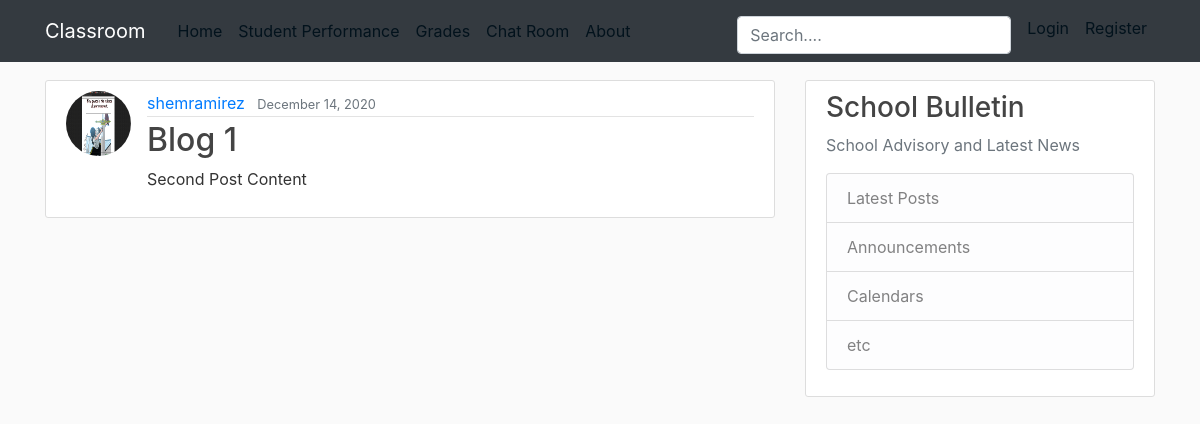
The page /post/2 on the database as committed earlier.
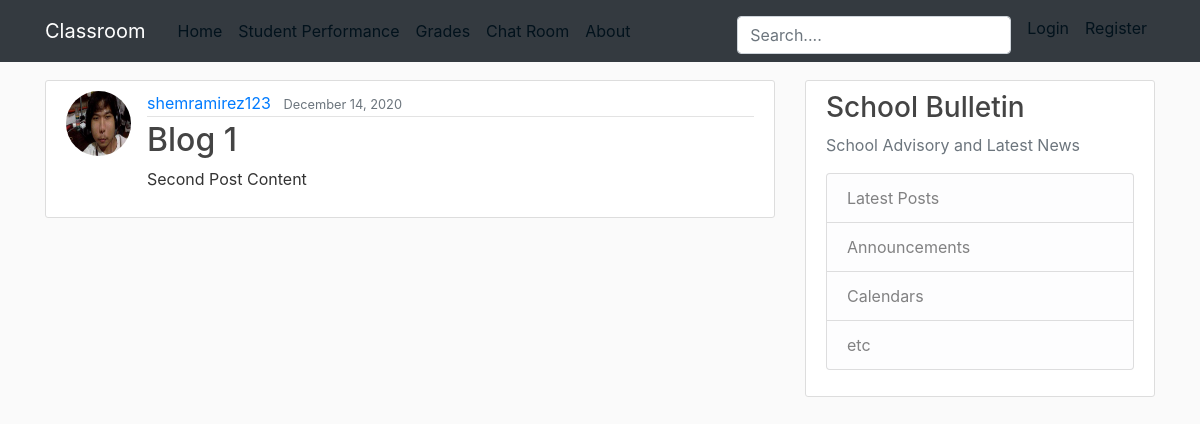
The same page on the database as committed later.
### blog/models.py (models this page shows, shortened)
class Post(models.Model):
    title = models.CharField(max_length=100)
    content = models.TextField()
    date_posted = models.DateTimeField(default=timezone.now)
    author = models.ForeignKey(User, on_delete=models.CASCADE)

### users/models.py (models this page shows, shortened)
class Profile(models.Model):
    user = models.OneToOneField(User, on_delete=models.CASCADE)
    image = models.ImageField(default='default.jpg', upload_to='profile_pics')

### blog/views.py (the view)
# urls.py: path('post/<int:pk>', PostDetailView.as_view(),name='post-detail'),
class PostDetailView(DetailView):
    model = Post

### blog/templates/blog/post_detail.html
{% extends "blog/base.html"%}
{% block content %}
 <article class="media content-section">
     <image class="rounded-circle article-img" src="{{ object.author.profile.image.url }}">
        <div class="media-body">
            <div class="article-metadata">
            <a class="mr-2" href="#">{{ object.author }}</a>
            <small class="text-muted">{{ object.date_posted|date:"F d, Y" }}</small>
            </div>
            <h2 class="article-title" href="{% url 'post-detail' post.id%}">{{ object.title }} </h2>
            <p class="articlej-content">{{ object.content }}</p>
        </div>
</article>
{% endblock content%}

Rows that differ between the two databases and show on the page:
changed through a linked row, Post "Blog 1": author.profile.image: a different picture; author "shemramirez" → "shemramirez123"
